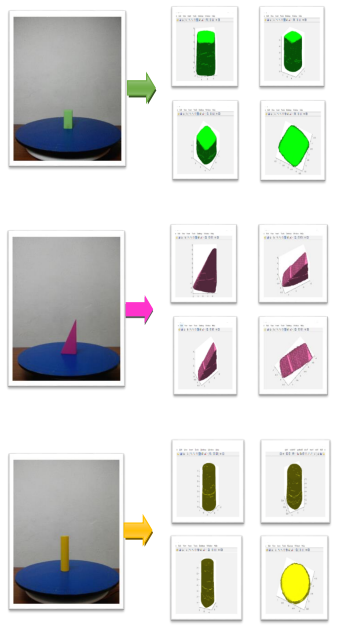
#> input picture check.png, 337 x 630 px
$ python -i reconstruct_visual_hull.py   (imports and definitions only)
#> lines starting #> are read from the running program, lines starting #| are printed output that depends on the picture; after the words box and inside, x2 and y2 are one past the last pixel; in counts of white or black regions, pixels touching at a corner belong together
#> further down, picture is the input picture: shape (630, 337, 3); mean B, G, R 214.9, 217, 215.1
#!/usr/bin/env python3
"""
視覺殼層 (Visual Hull) 3D 重建
直接從 8 張 2D 影像輪廓推算 3D 形狀
"""

import cv2
import numpy as np
from pathlib import Path
from scipy.spatial import ConvexHull
import matplotlib.pyplot as plt
from mpl_toolkits.mplot3d import Axes3D
from tqdm import tqdm

# [13 lines left out: function load_images, not called in this run]

def extract_silhouette(img, threshold=120, use_hsv=True):
    """
    提取物體輪廓
    嘗試多種方法自動偵測前景
    """
#> called with threshold = 120, use_hsv = True
    # 方法1: 基於 HSV 顏色空間（較穩健）
    if use_hsv:
        hsv = cv2.cvtColor(img, cv2.COLOR_BGR2HSV)
#> hsv: shape (630, 337, 3); mean H, S, V 16.2, 19.7, 221

        # 尋找非白色（物體通常比背景暗）
        # 白色: S < 50, V > 200
        lower_white = np.array([0, 0, 200])
        upper_white = np.array([180, 50, 255])
        white_mask = cv2.inRange(hsv, lower_white, upper_white)
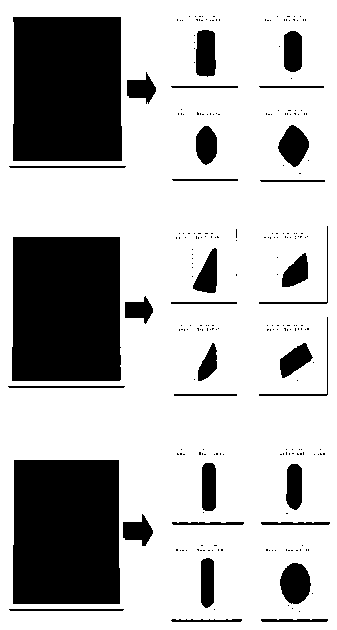
#> white_mask: shape (630, 337); 72.3% white; 249 black regions (216 under 20 px), largest, box (x1, y1, x2, y2) and area: (13, 17, 122, 161) 15485, (12, 237, 121, 381) 15466, (13, 460, 120, 604) 15215

        # 反轉 = 物體
        binary = 255 - white_mask
    else:
        # 方法2: 灰度閾值
        gray = cv2.cvtColor(img, cv2.COLOR_BGR2GRAY)
        _, binary = cv2.threshold(gray, threshold, 255, cv2.THRESH_BINARY_INV)

    # 形態學操作
    kernel = cv2.getStructuringElement(cv2.MORPH_ELLIPSE, (5, 5))
    binary = cv2.morphologyEx(binary, cv2.MORPH_CLOSE, kernel, iterations=3)
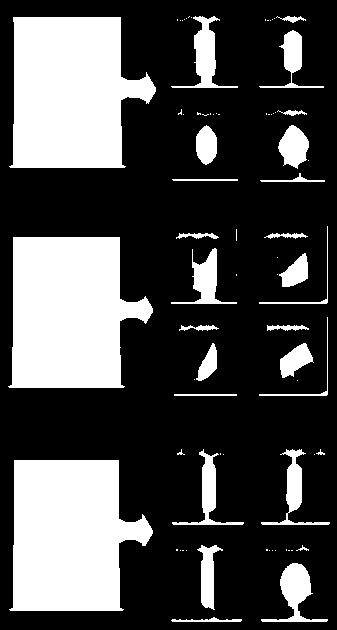
#> binary: shape (630, 337); 29.7% white; 76 white regions (47 under 20 px), largest, box (x1, y1, x2, y2) and area: (9, 17, 156, 168) 16948, (8, 237, 153, 388) 16841, (9, 460, 153, 611) 16665
    binary = cv2.morphologyEx(binary, cv2.MORPH_OPEN, kernel, iterations=1)
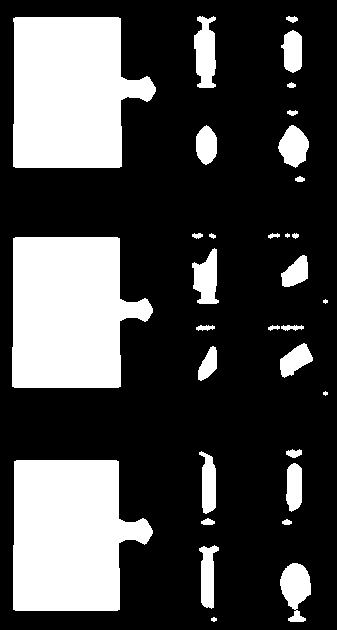
#> binary: shape (630, 337); 28.5% white; 33 white regions (3 under 20 px), largest, box (x1, y1, x2, y2) and area: (13, 17, 156, 168) 16908, (12, 237, 153, 388) 16805, (13, 460, 153, 611) 16621

    return binary

# [201 lines left out: functions get_silhouette_mask, project_3d_to_2d, reconstruct_visual_hull, save_ply, visualize_3d, main, not called in this run]

# [2 lines not run here, left out]

>>> import cv2
>>> picture = cv2.imread('check.png')
>>> result = extract_silhouette(picture)
